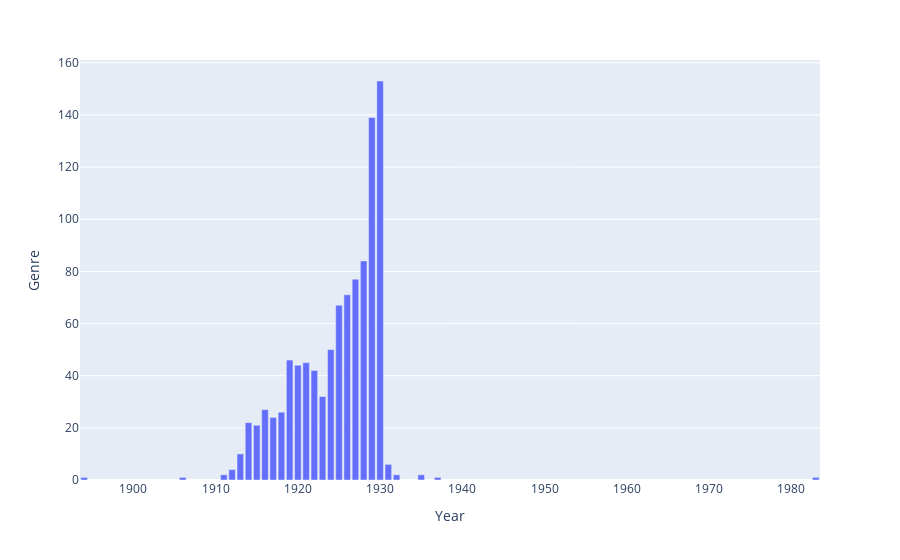

Write notebook code for a chart like this one.
### Code cell
px.bar(data_frame= df_2, x='Year', y= 'Genre')

### Figure 1 — Plotly figure (JSON) as saved in the notebook; plotly's stock layout.template omitted (floating-point values rounded to 4 significant figures)
{"data": [{"alignmentgroup": "True", "hovertemplate": "Year=%{x}<br>Genre=%{y}<extra></extra>", "legendgroup": "", "marker": {"color": "#636efa", "pattern": {"shape": ""}}, "name": "", "offsetgroup": "", "orientation": "v", "showlegend": false, "textposition": "auto", "type": "bar", "x": [1930, 1929, 1928, 1927, 1926, 1925, 1924, 1919, 1921, 1920, 1922, 1923, 1916, 1918, 1917, 1914, 1915, 1913, 1931, 1912, 1935, 1911, 1932, 1937, 1894, 1906, 1983], "xaxis": "x", "y": [153, 139, 84, 77, 71, 67, 50, 46, 45, 44, 42, 32, 27, 26, 24, 22, 21, 10, 6, 4, 2, 2, 2, 1, 1, 1, 1], "yaxis": "y"}], "layout": {"barmode": "relative", "legend": {"tracegroupgap": 0}, "margin": {"t": 60}, "xaxis": {"anchor": "y", "domain": [0, 1], "title": {"text": "Year"}}, "yaxis": {"anchor": "x", "domain": [0, 1], "title": {"text": "Genre"}}}}
